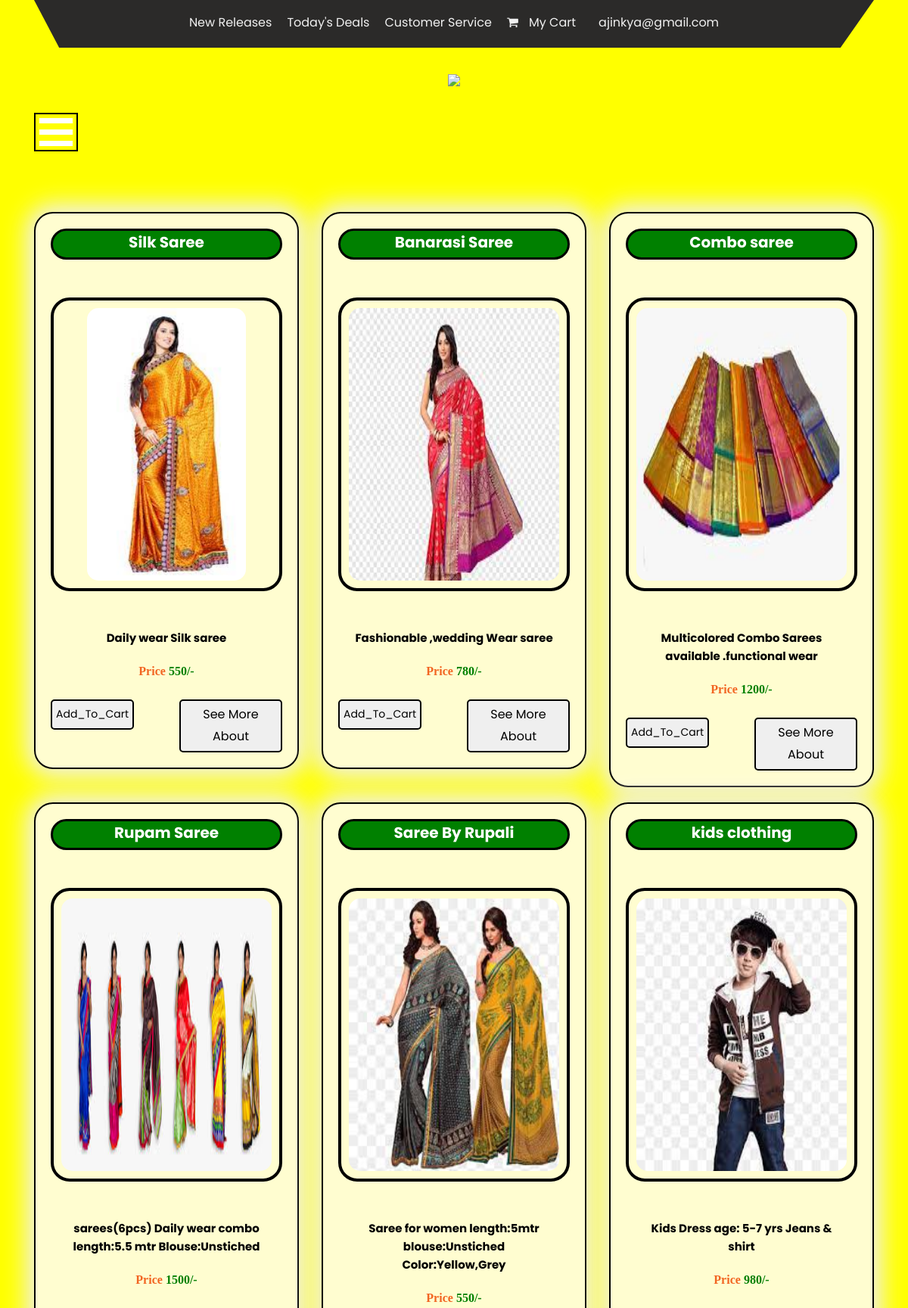
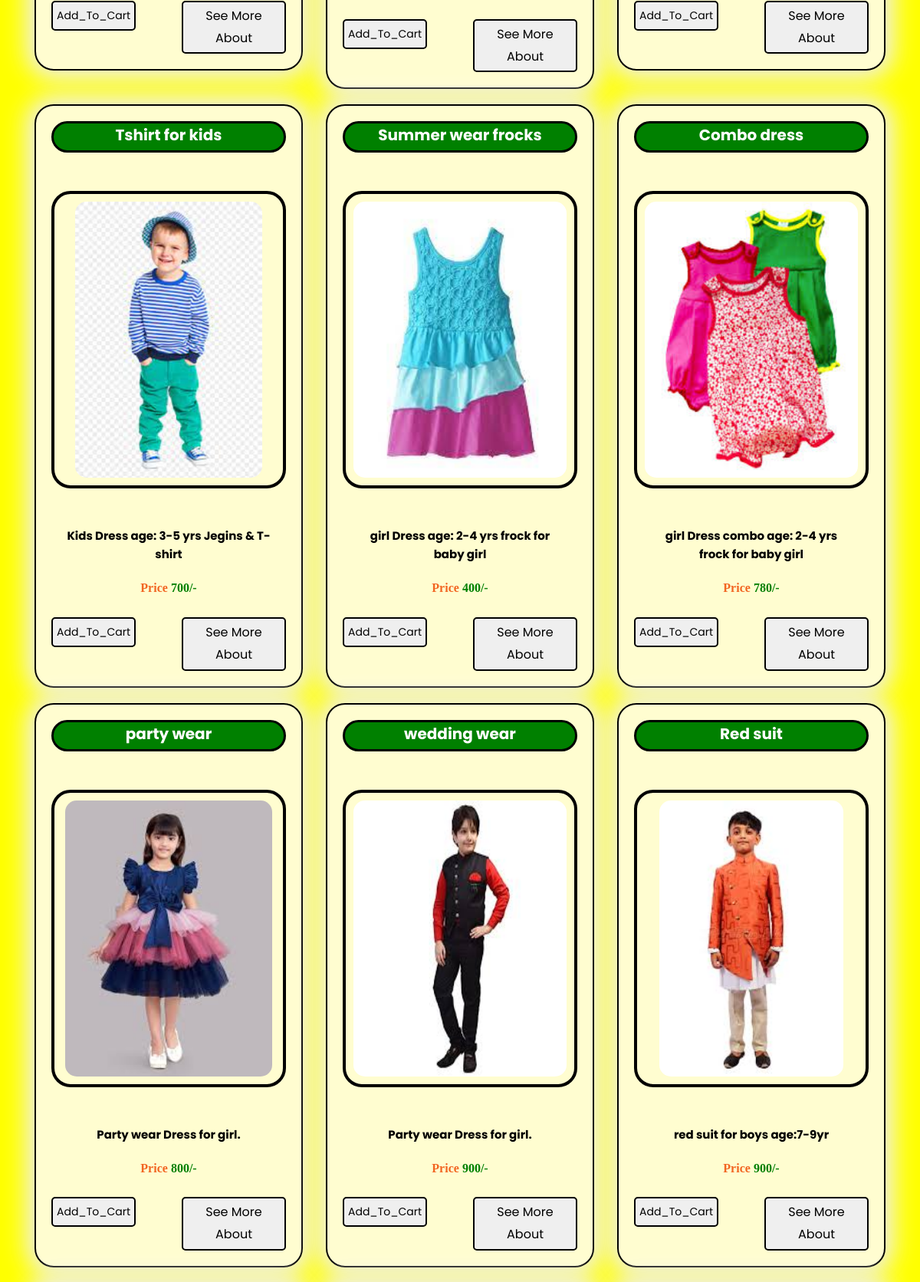
The page /fashion (signed in, upper part) on the database its author committed (2 pictures, top to bottom).
### swadeshimart/models.py (models this page shows)
class product_upload_database(models.Model):
    product_name=models.CharField(max_length=30)
    product_price=models.CharField(max_length=5)
    product_description=models.CharField(max_length=100)
    index_photo=models.FileField(upload_to="index_photo")
    left_side_photo=models.FileField(upload_to="left_side_photo")
    right_side_photo=models.FileField(upload_to="right_side_photo")
    up_photo=models.FileField(upload_to="up_photo")
    down_photo=models.FileField(upload_to="down_photo")
    product_for=models.CharField(max_length=30)
    product_type=models.CharField(max_length=30)
    seller_id=models.CharField(max_length=50,default="seller@gmail.com")

### swadeshimart/views.py (the view)
# urls.py: path('fashion',views.fashion,name="fashion"),
def fashion(request):
    product=product_upload_database.objects.filter(product_type="Clothing's")
    return render(request,"second.html",{'product':product})

### templates/second.html (shortened to what this page needs)
{% load static %}
<!DOCTYPE html>
<html lang="en">
   <head>
      <link rel="stylesheet" type="text/css" href="{% static 'css/bootstrap.min.css' %}">
      <link rel="stylesheet" type="text/css" href="{% static 'css/style.css' %}">
      <link rel="stylesheet" href="{% static 'css/responsive.css' %}">
      <link rel="stylesheet" href="{% static 'css/jquery.mCustomScrollbar.min.css' %}">
      <link rel="stylesheet" href="https://netdna.bootstrapcdn.com/font-awesome/4.0.3/css/font-awesome.css">
      <link rel="stylesheet" type="text/css" href="https://stackpath.bootstrapcdn.com/font-awesome/4.7.0/css/font-awesome.min.css">
      <link rel="stylesheet" href="{% static 'css/owl.carousel.min.css'%}">
      <link rel="stylesheet" href="https://cdnjs.cloudflare.com/ajax/libs/fancybox/2.1.5/jquery.fancybox.min.css" media="screen">
   </head>
   <body style="background:yellow;">
      <div class="banner_bg_main" style="background:yellow">
         <div class="container">
            <div class="header_section_top">
               <div class="row">
                  <div class="col-sm-12">
                     <div class="custom_menu">
                        <ul>
                           <li><a href="new_release">New Releases</a></li>
                           <li><a href="#">Today's Deals</a></li>
                           <li><a href="customer_service">Customer Service</a></li>
                           <li><a href="personal_cart">
                              <i class="fa fa-shopping-cart" aria-hidden="true"></i>
                              <span class="padding_10"> My Cart</span></a>
                           </li>
                           {% if request.session.username %}
                              <li><a href="personal_info">
                                 <span class="padding_10">{{request.session.username}}</span></a>
                              </li>
                           {% else %}
                           <li><a href="login_index">
                              <i class="fa fa-user" aria-hidden="true"></i>
                                 <span class="padding_10">Login</span></a>
                              </li>
                          {% endif %}
                        </ul>
                     </div>
                  </div>
               </div>
            </div>
         </div>
         <div class="logo_section">
            <div class="container">
               <div class="row">
                  <div class="col-sm-12">
                     <div class="logo"><a href="index.html"><img style="height:50px;weidth:10px" src="{% static 'images/logo_swadeshi_mart.ico' %}"></a></div>
                  </div>
               </div>
            </div>
         </div>
         <div class="header_section">
            <div class="container">
               <div class="containt_main">
                  <span class="toggle_icon" onclick="openNav()"><img style="border:2px solid black;padding:5px;" src="{% static 'images/toggle-icon.png' %}"></span>
                  <div class="main">
                  </div>
                  <div class="header_box">
                  </div>
               </div>
            </div>
         </div>
      </div>
      <div class="fashion_section">
                  <div class="container">
                     <br><br>
                     <div class="fashion_section_2">
                        <div class="row">
                        {% for i in product %}
                            <div class="col-lg-4 col-sm-4" style="border-radius:25px;" >
                                <div class="box_main" style="border:2px solid black;border-radius:25px;background:rgb(255, 253, 208)">
                                   <h4 class="shirt_text" style="background-color:green;border-radius:50px;border:3px solid black;color:white">{{i.product_name}}</h4>
                                   <div class="tshirt_img" style="border:4px solid black;border-radius:25px"><img class="image_size" style="border-radius:25px;padding:10px;"  src="{{i.index_photo.url}}" ></div>
                                   <p style="text-align:center;font-weight:bold;color:black">{{i.product_description}}</P>
                                   <p class="price_text" style="font-family:Berlin Sans FB Demi;font-weight:bold">Price <span style="color: green;"><b>{{i.product_price}}/-</b></span></p><br>
                                   <div class="btn_main">
                                    <form action="cart" method="post" enctype="multipart/form-data">
                                       <div class="buy_bt" style="margin-left:px"><button type="submit" style="border:2px solid black;padding:5px;border-radius:5px">Add_To_Cart</button></div>
                                    </form>
                                      <div class="buy_bt" style="margin-left:60px"><a href="product_details_view?id={{i.id}}"><button type="button" style="border:2px solid black;padding:4px;border-radius:5px">See More About</button></a></div>
                                   </div>
                                </div>
                             </div>
                        {% endfor %}
                         </div>
                     </div>
                  </div>
      </div>
   </body>
</html>

### static/css/style.css (style rules this page uses)
* { box-sizing: border-box !important; transition: ease all 0.5s; }
html { scroll-behavior: smooth; overflow-x: hidden; }
body { color: #666666; font-size: 14px; line-height: 1.80857; font-weight: normal; overflow-x: hidden; font-family: 'Poppins', sans-serif; }
a { color: #1f1f1f; text-decoration: none !important; outline: none !important; -webkit-transition: all .3s ease-in-out; -moz-transition: all .3s ease-in-out; -ms-transition: all .3s ease-in-out; -o-transition: all .3s ease-in-out; transition: all .3s ease-in-out; }
h1, h2, h3, h4, h5, h6 { letter-spacing: 0; font-weight: normal; position: relative; padding: 0 0 10px 0; font-weight: normal; line-height: normal; color: #111111; margin: 0 }
h4 { font-size: 16px }
*, *::after, *::before { -webkit-box-sizing: border-box; -moz-box-sizing: border-box; box-sizing: border-box; }
ul, li, ol { margin: 0px; padding: 0px; list-style: none; }
p { margin: 20px; font-weight: 300; font-size: 15px; line-height: 24px; }
a { color: #222222; text-decoration: none; outline: none !important; }
a, .btn { text-decoration: none !important; outline: none !important; -webkit-transition: all .3s ease-in-out; -moz-transition: all .3s ease-in-out; -ms-transition: all .3s ease-in-out; -o-transition: all .3s ease-in-out; transition: all .3s ease-in-out; }
img { max-width: 100%; height: auto; }
button { border: 0; margin: 0; padding: 0; cursor: pointer; }
.banner_bg_main { width: 100%; float: left; background-image: url(../images/banner-bg.png); height: auto; background-size: 100%; background-repeat: no-repeat; }
.header_section_top { width: 100%; float: left; background-color: #2b2a29; clip-path: polygon(0 0, 100% 0, 96% 100%, 3% 100%); height: auto; padding: 10px 0px; }
.custom_menu { width: 100%; margin: 0 auto; text-align: center; }
.custom_menu ul { margin: 0px; padding: 0px; display: inline-block; }
.custom_menu li { float: left; font-size: 16px; color: #f1f1f1; padding: 6px 10px 0px 10px; }
.custom_menu li a { color: #f1f1f1; }
.logo_section { width: 100%; float: left; }
.logo { width: 100%; float: left; text-align: center; padding: 30px 0px; }
.header_section { width: 100%; display: flex; }
.containt_main { display: flex; }
.toggle_icon { cursor: pointer; color: #ffffff; order: 2; }
.header_box { order: 2; display: flex; }
.main { flex: 1; margin: 0px 30px; display: inline-block; order: 2; }
.padding_10 { padding-left: 10px; }
.fashion_section { width: 100%; float: left; padding-bottom: 150px; }
.fashion_section_2 { width: 100%; margin-top: 30px; }
.box_main { width: 100%; background-color: #ffffff; height: auto; padding: 20px; box-shadow: 0px 0 30px 10px #f0f0f0; margin-bottom: 20px; }
.shirt_text { width: 100%; font-size: 20px; color: #30302e; text-align: center; font-weight: bold; padding-bottom: 5px; }
.price_text { width: 100%; font-size: 16px; color: #f26522; text-align: center; margin: 0px; }
.tshirt_img { width: 100%; text-align: center; margin: 50px 0px; min-height: 370px; }
.btn_main { width: 100%; display: flex; }
.buy_bt { float: left; width: 100%; }
.buy_bt a { width: 100%; font-size: 16px; color: #f26522; background-color: transparent; text-align: right; font-weight: bold; }

### templates/second.html (style rules this page uses)
.image_size { height:380px; }

### rows shown on the page
product_upload_database: product_name "Silk Saree", index_photo (picture), product_description "Daily wear Silk saree", product_price "550"
product_upload_database: product_name "Banarasi Saree", index_photo (picture), product_description "Fashionable ,wedding Wear saree", product_price "780"
product_upload_database: product_name "Combo saree", index_photo (picture), product_description "Multicolored Combo Sarees available .functional wear", product_price "1200"
product_upload_database: product_name "Rupam Saree", index_photo (picture), product_description "sarees(6pcs) Daily wear combo length:5.5 mtr Blouse:Unstiched", product_price "1500"
product_upload_database: product_name "Saree By Rupali", index_photo (picture), product_description "Saree for women length:5mtr blouse:Unstiched Color:Yellow,Grey", product_price "550"
product_upload_database: product_name "kids clothing", index_photo (picture), product_description "Kids Dress age: 5-7 yrs Jeans & shirt", product_price "980"
product_upload_database: product_name "Tshirt for kids", index_photo (picture), product_description "Kids Dress age: 3-5 yrs Jegins & T-shirt", product_price "700"
product_upload_database: product_name "Summer wear frocks", index_photo (picture), product_description "girl Dress age: 2-4 yrs frock for baby girl", product_price "400"
product_upload_database: product_name "Combo dress", index_photo (picture), product_description "girl Dress combo age: 2-4 yrs frock for baby girl", product_price "780"
product_upload_database: product_name "party wear", index_photo (picture), product_description "Party wear Dress for girl.", product_price "800"
product_upload_database: product_name "wedding wear", index_photo (picture), product_description "Party wear Dress for girl.", product_price "900"
product_upload_database: product_name "Red suit", index_photo (picture), product_description "red suit for boys age:7-9yr", product_price "900"

### other values the page prints
{{ request.session.username }} "ajinkya@gmail.com"
